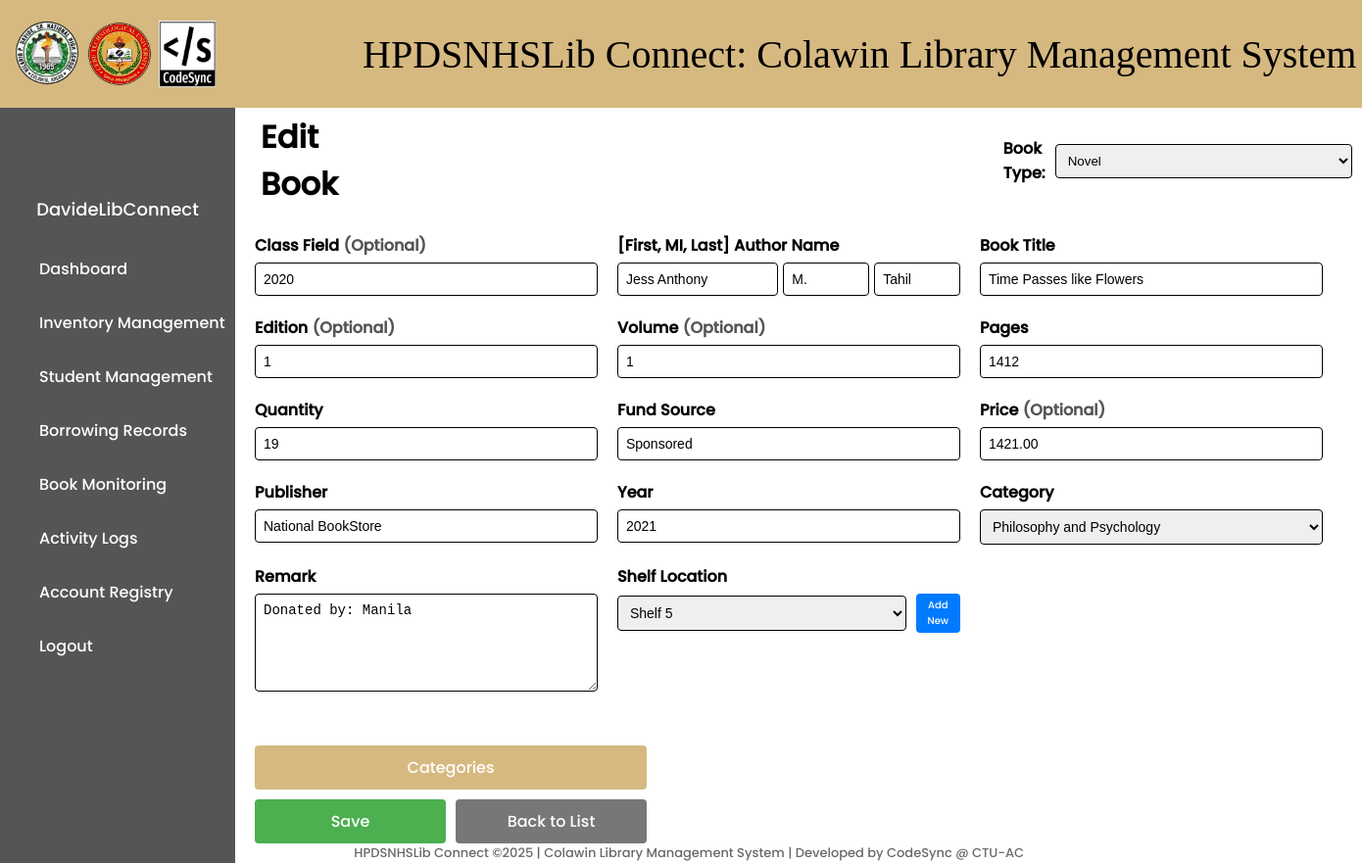
The page /books/update/B-002/ (signed in) on the database as committed earlier.
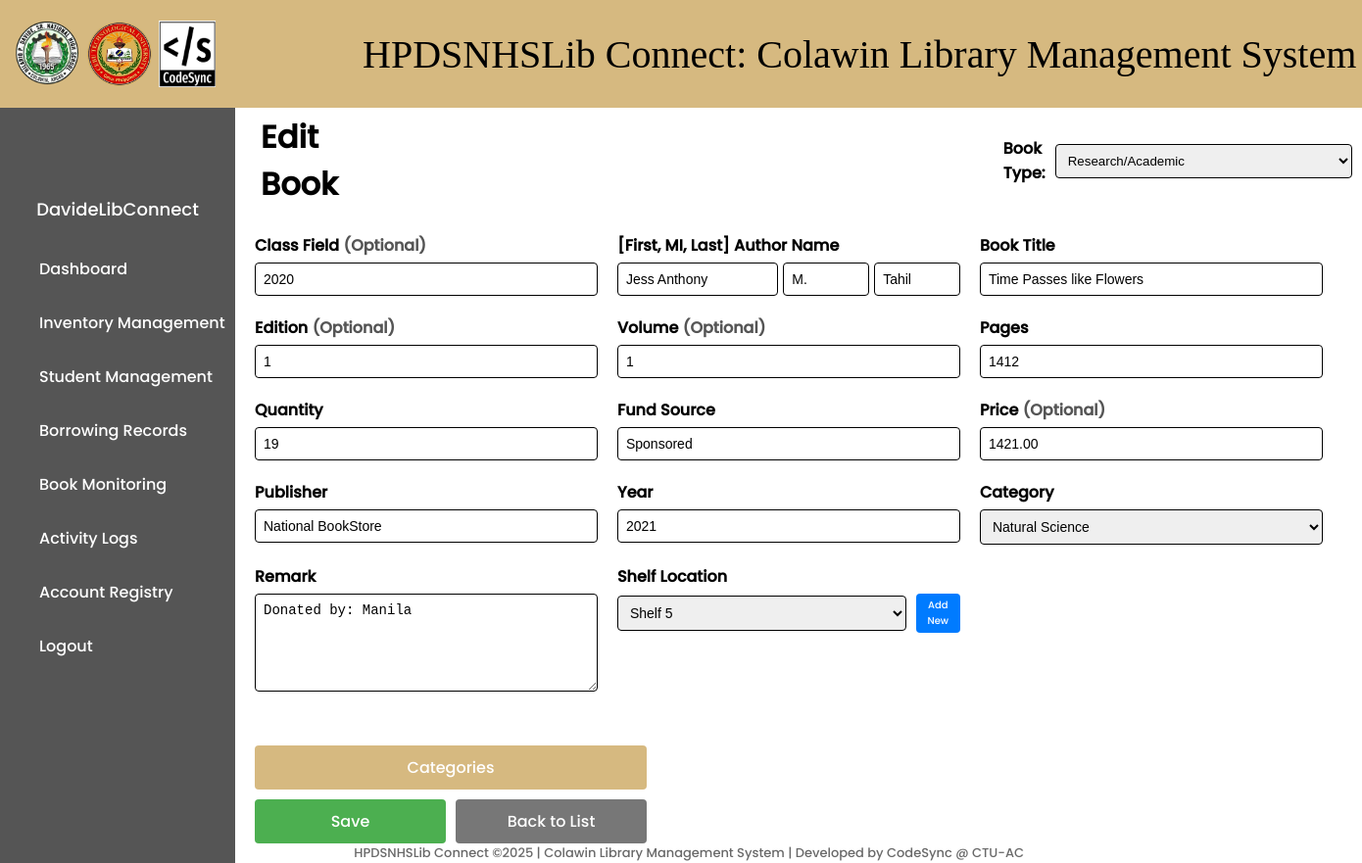
The same page on the database as committed later.
### library/models.py (models this page shows, shortened)
class BookInventory(models.Model):
    BOOK_TYPE_CHOICES = [
        ('Circulation', 'Circulation'),
        ('Reference', 'Reference'),
        ('Novel', 'Novel'),
        ('Research/Academic', 'Research/Academic'),
        ('Encyclopedia', 'Encyclopedia'),
        ('Dictionary', 'Dictionary'),
        ('Year Book', 'Year Book'),
    ]
    book_number = models.CharField(max_length=10, primary_key=True)
    record_date = models.DateTimeField(auto_now_add=True)
    class_field = models.CharField(max_length=100, blank=True, null=True)
    author = models.CharField(max_length=200, blank=True, null=True)
    book_title = models.CharField(max_length=200)
    edition = models.CharField(max_length=50, blank=True, null=True)
    volume = models.CharField(max_length=50, blank=True, null=True)
    pages = models.IntegerField(blank=True, null=True)
    quantity = models.PositiveIntegerField(default=1)
    fund_source = models.CharField(max_length=100, blank=True, null=True)
    price = models.DecimalField(max_digits=10, decimal_places=2, blank=True, null=True)
    publisher = models.CharField(max_length=200, blank=True, null=True)
    year = models.IntegerField(blank=True, null=True)
    remark = models.TextField(blank=True, null=True)
    book_type = models.CharField(max_length=50, choices=BOOK_TYPE_CHOICES, default='Circulation')  # New field
    category = models.ForeignKey(Category, on_delete=models.CASCADE)
    location = models.ForeignKey(Location, on_delete=models.SET_NULL, blank=True, null=True, default=1)
    qr_code = models.ImageField(upload_to='qr_codes/', blank=True, null=True)
    status = models.CharField(max_length=50, default='Available')

class Location(models.Model):
    name = models.CharField(max_length=200, unique=True)

### library/views.py (the view)
# urls.py: path('books/update/<str:book_number>/', views.book_update, name='book-update'),
@login_required
def book_update(request, book_number):
    book = get_object_or_404(BookInventory, book_number=book_number)
    if request.method == 'POST':
        form = BookInventoryForm(request.POST, instance=book)
        if form.is_valid():
            form.save()
            return redirect('book-list')
    else:
        form = BookInventoryForm(instance=book)
    locations = Location.objects.all()  # Fetch all locations
    categories = Category.objects.all()  # Fetch all categories
    return render(request, 'library/book_form.html', {'form': form, 'categories': categories, 'locations': locations})

### library/context_processors.py (called while the page is built)
def navbar_context(request):
    username = None
    if request.user.is_authenticated:
        username = request.user.username
    return {'username': username}

### library/models.py (called while the page is built)
    def __str__(self):
        return self.name

### library/templates/library/book_form.html (shortened to what the changed rows need)
{% extends 'main.html' %}
{% load static %}
{% block content %}
<!DOCTYPE html>
<html>
<head>
</head>
<body>
    <div class="main-content">
        <form method="post">
            <div style="display: flex; justify-content: space-between; align-items: center; gap: 673px">
                <h1>{{ form.instance.pk|yesno:"Edit,Add" }} Book</h1>
                <div class="book-type-wrapper" style="display: flex; align-items: center; gap: 10px;">
                    <label for="id_book_type" style="margin: 0; font-weight: bold;">Book Type:</label>
                    <select id="id_book_type" name="book_type" class="form-control" style="
                    width: auto;
                    min-width: 303px;
                    padding: 8px;
                    border-radius: 4px;
                    border: solid 1px black;">
                        {% for choice in form.fields.book_type.choices %}
                        <option value="{{ choice.0 }}" {% if form.instance.book_type == choice.0 %}selected{% endif %}>
                            {{ choice.1 }}
                        </option>
                        {% endfor %}
                    </select>
                </div>
            </div>
            <div class="form-group">
                <label for="id_class_field">Class Field <span style="color: #555;">(Optional)</span></label>
                {{ form.class_field }}
            </div>
            <div class="form-group">
                <label for="id_book_title">Book Title</label>
                {{ form.book_title }}
            </div>
            <div class="form-group">
                <label for="id_edition">Edition <span style="color: #555;">(Optional)</span></label>
                {{ form.edition }}
            </div>
            <div class="form-group">
                <label for="id_volume">Volume <span style="color: #555;">(Optional)</span></label>
                {{ form.volume }}
            </div>
            <div class="form-group">
                <label for="id_pages">Pages</label>
                {{ form.pages }}
            </div>
            <div class="form-group">
                <label for="id_quantity">Quantity</label>
                {{ form.quantity }}
            </div>
            <div class="form-group">
                <label for="id_fund_source">Fund Source</label>
                {{ form.fund_source }}
            </div>
            <div class="form-group">
                <label for="id_price">Price <span style="color: #555;">(Optional)</span></label>
                {{ form.price }}
            </div>
            <div class="form-group">
                <label for="id_publisher">Publisher</label>
                {{ form.publisher }}
            </div>
            <div class="form-group">
                <label for="id_year">Year</label>
                {{ form.year }}
            </div>
            <div class="form-group">
                <label for="id_category">Category</label>
                {{ form.category }}
            </div>
            <div class="form-group">
                <label for="id_remark">Remark</label>
                {{ form.remark }}
            </div>
            <div class="form-group">
                <div style="display: flex; align-items: center; gap: 10px;">
                    <select id="id_location" name="location" class="form-control">
                        {% for location in locations %}
                        <option value="{{ location.id }}" {% if form.instance.location and location.id == form.instance.location.id %}selected{% endif %}>
                            {{ location.name }}
                        </option>
                        {% endfor %}
                    </select>
                    <button type="button" class="btn btn-secondary" onclick="toggleNewLocationInput()">Add New</button>
                </div>
            </div>
            <div class="form-actions">
                <div class="buttns" style="display: flex; flex-direction: row; margin-top: 10px;">
                <button type="submit" class="btn-save" style="font-family: 'Poppins', sans-serif; width: 195px;" >{{ form.instance.pk|yesno:"Save,Create" }}</button>
                <a href="{% url 'book-list' %}" class="btn-back" >Back to List</a>
            </div>
            </div>
        </form>
    </div>
</body>
</html>
{% endblock %}

Rows that differ between the two databases and show on the page:
changed BookInventory "Edit": book_type "Novel" → "Research/Academic"; category "Philosophy and Psychology" → "Natural Science"
